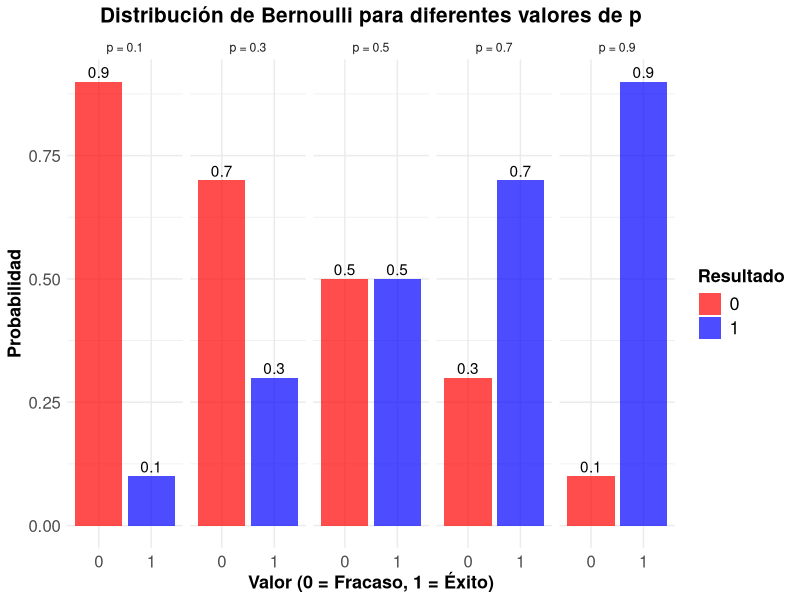
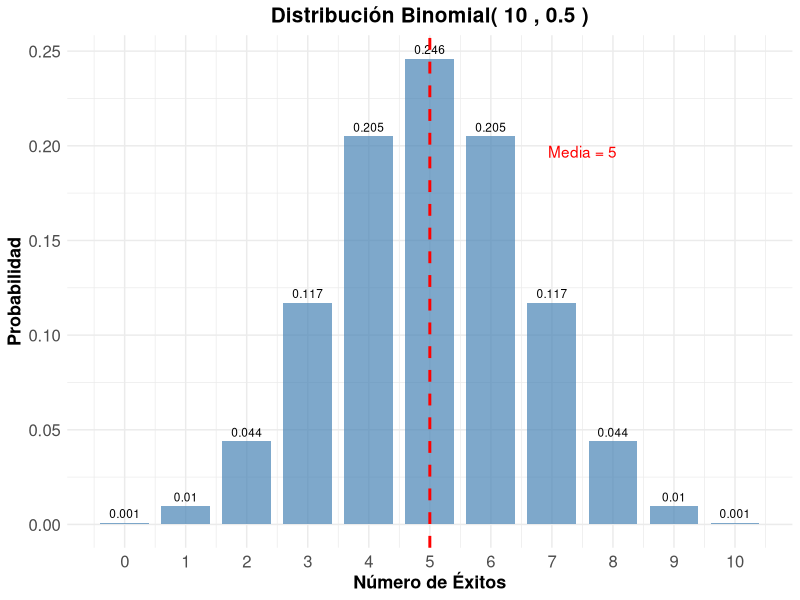
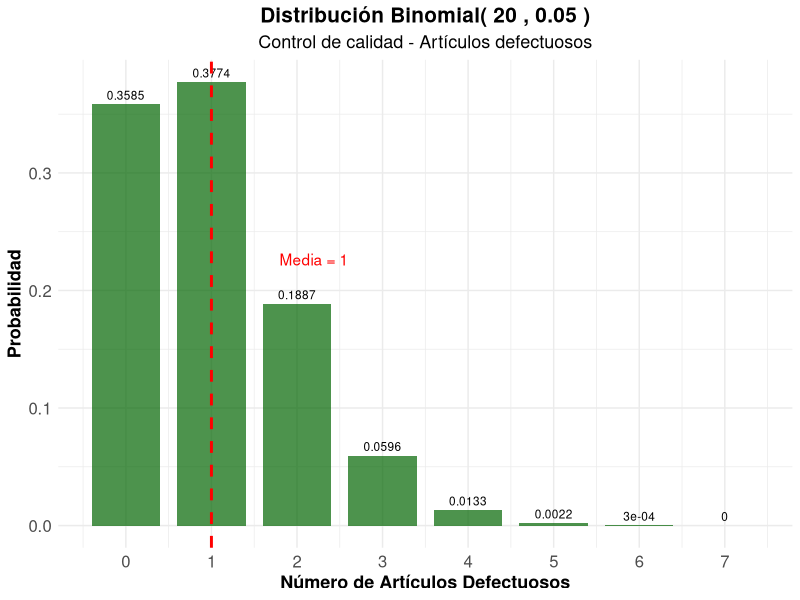
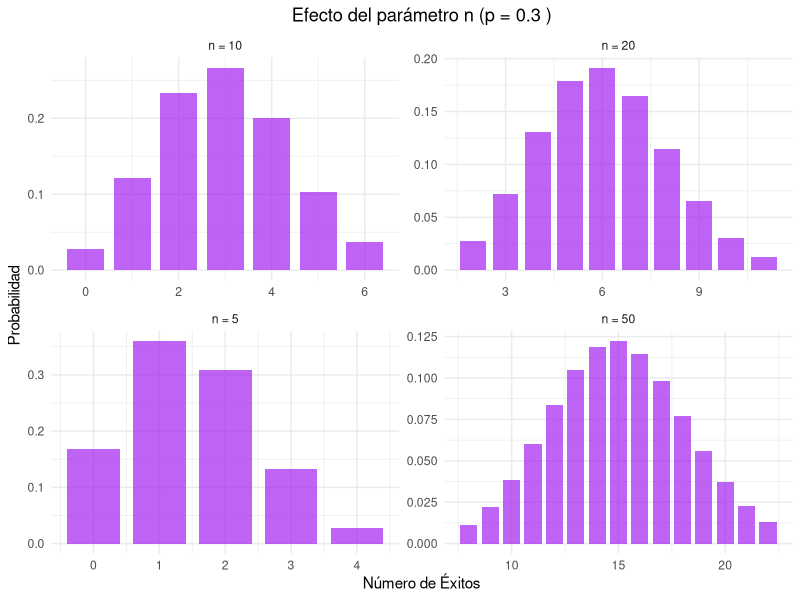
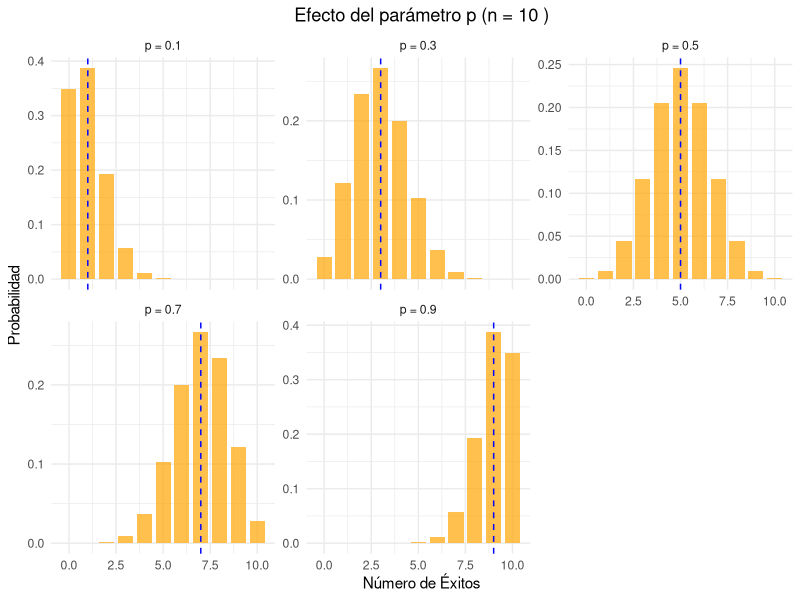
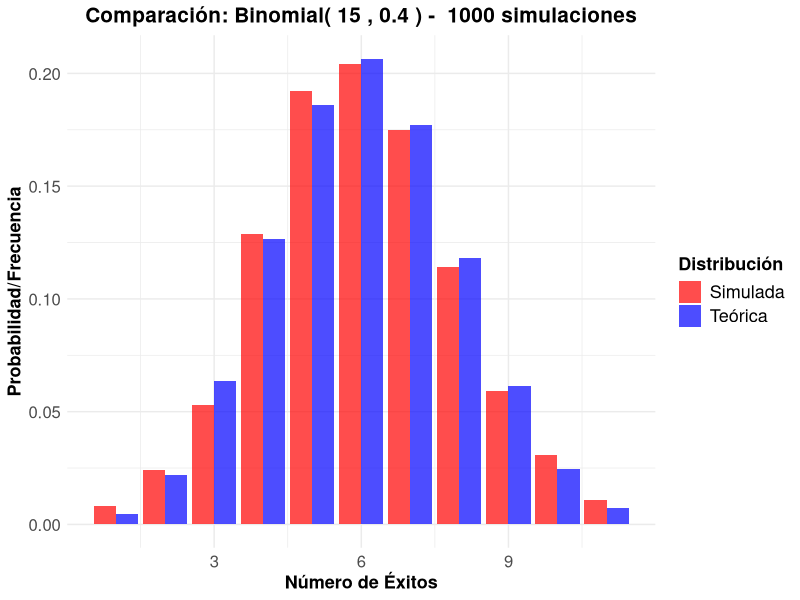
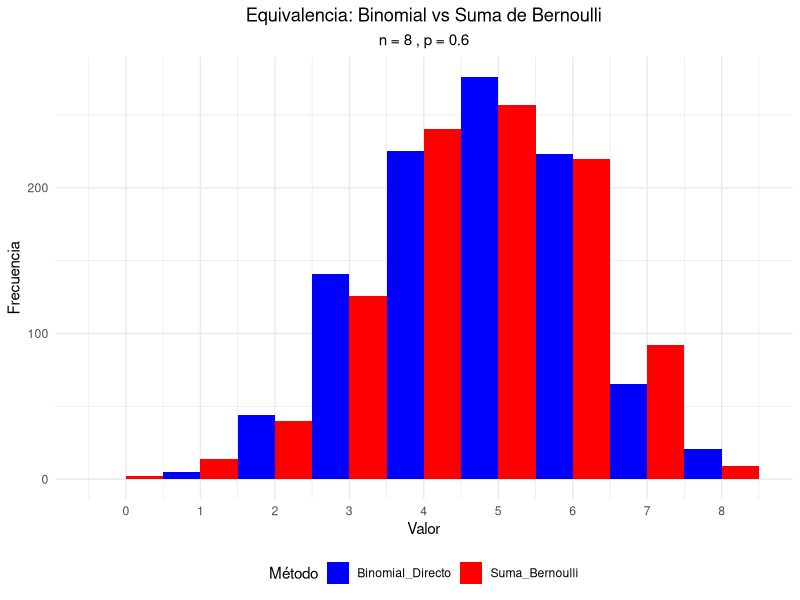
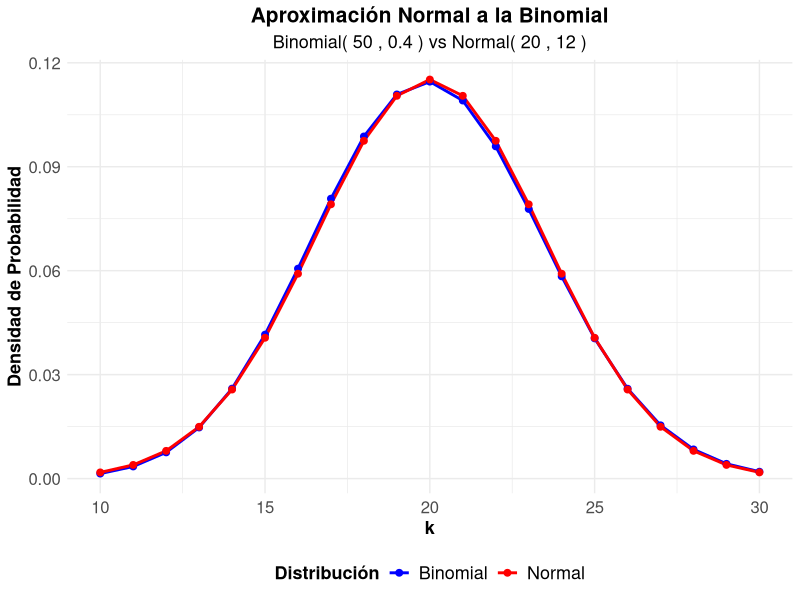

Write the R code that produced these figures, in order.
## ---- chunk 1
#| label: setup
#| include: false
library(tidyverse)
library(kableExtra)
library(gridExtra)
library(ggplot2)
## ---- chunk 2
#| label: moneda-bernoulli
#| code-fold: true
#| fig-align: center


# Moneda justa
p_moneda <- 0.5

# Crear tabla de probabilidades
bernoulli_moneda <- data.frame(
  Resultado = c("Sello (0)", "Cara (1)"),
  Valor = c(0, 1),
  Probabilidad = c(1-p_moneda, p_moneda)
)

kable(bernoulli_moneda, 
      caption = "Distribución Bernoulli - Moneda justa (p = 0.5)",
      align = "ccc") %>%
  kable_styling(bootstrap_options = "striped")

# Parámetros
media_moneda <- p_moneda
varianza_moneda <- p_moneda * (1 - p_moneda)
desv_std_moneda <- sqrt(varianza_moneda)

cat("Parámetros estadísticos:\n")
cat("Media:", media_moneda, "\n")
cat("Varianza:", varianza_moneda, "\n")
cat("Desviación estándar:", desv_std_moneda, "\n")
## ---- chunk 3
#| label: ejemplos-bernoulli-multiple
#| code-fold: true
#| fig-align: center


# Diferentes valores de p
p_values <- c(0.1, 0.3, 0.5, 0.7, 0.9)

# Crear data frame para visualización
bernoulli_data <- data.frame()
for(p in p_values) {
  temp_data <- data.frame(
    p = paste("p =", p),
    x = c(0, 1),
    probabilidad = c(1-p, p),
    media = p,
    varianza = p*(1-p)
  )
  bernoulli_data <- rbind(bernoulli_data, temp_data)
}

# Tabla de parámetros
param_bernoulli <- data.frame(
  p = p_values,
  Media = p_values,
  Varianza = p_values * (1 - p_values),
  Desv_Std = sqrt(p_values * (1 - p_values))
)

kable(param_bernoulli, 
      caption = "Parámetros de la distribución Bernoulli para diferentes valores de p",
      digits = 4,
      col.names = c("p", "Media", "Varianza", "Desv. Estándar")) %>%
  kable_styling(bootstrap_options = "striped")
## ---- chunk 4
#| label: grafico-bernoulli
#| code-fold: true
#| fig-align: center
#| fig-cap: "Distribución Bernoulli para diferentes valores de p"
ggplot(bernoulli_data, aes(x = factor(x), y = probabilidad, fill = factor(x))) +
  geom_col(alpha = 0.7) +
  geom_text(aes(label = round(probabilidad, 2)), vjust = -0.3) +
  facet_wrap(~p, ncol = 5) +
  scale_fill_manual(values = c("0" = "red", "1" = "blue")) +
  labs(title = "Distribución de Bernoulli para diferentes valores de p",
       x = "Valor (0 = Fracaso, 1 = Éxito)",
       y = "Probabilidad",
       fill = "Resultado") +
  theme_minimal() +
  theme(
    legend.title = element_text(size=13, face="bold"),
    legend.text = element_text(size=13),
    plot.title = element_text(size=15, face="bold", hjust = 0.5),
    plot.subtitle = element_text(size=13, hjust = 0.5),
    axis.text.x=element_text(size=12),
    axis.text.y=element_text(size=12),
    axis.title.x = element_text(face="bold", size=13),
    axis.title.y = element_text(face="bold", size=13)
    # panel.grid.major.y = element_line(color = "#ECF0F1", linewidth = 0.5,
    #   linetype = "dashed"),
    # panel.grid.minor.y = element_blank(),
    # panel.grid.major.x = element_blank(),
    # panel.background = element_rect(fill = "#FAFAFA", color = NA),
    # plot.background = element_rect(fill = "white", color = NA)
  )
## ---- chunk 5
#| label: binomial-monedas
#| code-fold: true
#| fig-align: center


# Parámetros
n_monedas <- 10
p_monedas <- 0.5

# Calcular probabilidades
k_values <- 0:n_monedas
prob_binomial <- dbinom(k_values, n_monedas, p_monedas)

# Crear data frame
binomial_monedas <- data.frame(
  Num_Caras = k_values,
  Probabilidad = prob_binomial
)

# Mostrar tabla
kable(binomial_monedas, 
      caption = paste("Distribución Binomial - 10 lanzamientos de moneda (n =", n_monedas, ", p =", p_monedas, ")"),
      digits = 4,
      col.names = c("Número de Caras", "Probabilidad")) %>%
  kable_styling(bootstrap_options = "striped")

# Parámetros estadísticos
media_monedas <- n_monedas * p_monedas
varianza_monedas <- n_monedas * p_monedas * (1 - p_monedas)
desv_std_monedas <- sqrt(varianza_monedas)

cat("\nParámetros estadísticos:\n")
cat("Media:", media_monedas, "\n")
cat("Varianza:", varianza_monedas, "\n")
cat("Desviación estándar:", round(desv_std_monedas, 4), "\n")
## ---- chunk 6
#| label: grafico-binomial-monedas
#| fig-cap: "Distribución Binomial - 10 lanzamientos de moneda"
#| code-fold: true
#| fig-align: center


ggplot(binomial_monedas, aes(x = Num_Caras, y = Probabilidad)) +
  geom_col(fill = "steelblue", alpha = 0.7, width = 0.8) +
  geom_text(aes(label = round(Probabilidad, 3)), vjust = -0.5, size = 3) +
  geom_vline(xintercept = media_monedas, color = "red", linetype = "dashed", linewidth = 1) +
  annotate("text", x = media_monedas + 2.5, y = max(prob_binomial) * 0.8, 
           label = paste("Media =", media_monedas), color = "red") +
  scale_x_continuous(breaks = k_values) +
  labs(title = paste("Distribución Binomial(", n_monedas, ",", p_monedas, ")"),
       x = "Número de Éxitos",
       y = "Probabilidad") +
  theme_minimal() +
  theme(
    legend.title = element_text(size=13, face="bold"),
    legend.text = element_text(size=13),
    plot.title = element_text(size=15, face="bold", hjust = 0.5),
    plot.subtitle = element_text(size=13, hjust = 0.5),
    axis.text.x=element_text(size=12),
    axis.text.y=element_text(size=12),
    axis.title.x = element_text(face="bold", size=13),
    axis.title.y = element_text(face="bold", size=13)
    # panel.grid.major.y = element_line(color = "#ECF0F1", linewidth = 0.5,
    #   linetype = "dashed"),
    # panel.grid.minor.y = element_blank(),
    # panel.grid.major.x = element_blank(),
    # panel.background = element_rect(fill = "#FAFAFA", color = NA),
    # plot.background = element_rect(fill = "white", color = NA)
  )
## ---- chunk 7
#| label: control-calidad
#| code-fold: true
#| fig-align: center


# Parámetros
n_articulos <- 20
p_defecto <- 0.05

# Probabilidades
k_defectos <- 0:n_articulos
prob_defectos <- dbinom(k_defectos, n_articulos, p_defecto)

# Crear data frame
calidad_data <- data.frame(
  Defectos = k_defectos,
  Probabilidad = prob_defectos
)

# Filtrar probabilidades significativas (> 0.001)
calidad_filtrada <- calidad_data[calidad_data$Probabilidad > 0.001, ]

kable(calidad_filtrada, 
      caption = paste("Distribución Binomial - Control de calidad (n =", n_articulos, ", p =", p_defecto, ")"),
      digits = 4,
      col.names = c("Número de Defectos", "Probabilidad")) %>%
  kable_styling(bootstrap_options = "striped")

# Parámetros estadísticos
media_defectos <- n_articulos * p_defecto
varianza_defectos <- n_articulos * p_defecto * (1 - p_defecto)
desv_std_defectos <- sqrt(varianza_defectos)

cat("Parámetros estadísticos:\n")
cat("Media:", media_defectos, "\n")
cat("Varianza:", round(varianza_defectos, 4), "\n")
cat("Desviación estándar:", round(desv_std_defectos, 4), "\n")

# Probabilidades importantes
prob_0_defectos <- dbinom(0, n_articulos, p_defecto)
prob_max_2_defectos <- pbinom(2, n_articulos, p_defecto)
prob_mas_3_defectos <- 1 - pbinom(3, n_articulos, p_defecto)

cat("\nProbabilidades de interés:\n")
cat("P(0 defectos):", round(prob_0_defectos, 4), "\n")
cat("P(≤ 2 defectos):", round(prob_max_2_defectos, 4), "\n")
cat("P(> 3 defectos):", round(prob_mas_3_defectos, 4), "\n")
## ---- chunk 8
#| label: grafico-calidad
#| code-fold: true
#| fig-align: center
#| fig-cap: "Distribución Binomial - Control de calidad"


ggplot(calidad_data[1:8, ], aes(x = Defectos, y = Probabilidad)) +
  geom_col(fill = "darkgreen", alpha = 0.7, width = 0.8) +
  geom_text(aes(label = round(Probabilidad, 4)), vjust = -0.5, size = 3) +
  geom_vline(xintercept = media_defectos, color = "red", linetype = "dashed", linewidth = 1) +
  annotate("text", x = media_defectos + 1.2, y = max(prob_defectos) * 0.6, 
           label = paste("Media =", media_defectos), color = "red") +
  scale_x_continuous(breaks = 0:7) +
  labs(title = paste("Distribución Binomial(", n_articulos, ",", p_defecto, ")"),
       subtitle = "Control de calidad - Artículos defectuosos",
       x = "Número de Artículos Defectuosos",
       y = "Probabilidad") +
  theme_minimal() +
  theme(
    legend.title = element_text(size=13, face="bold"),
    legend.text = element_text(size=13),
    plot.title = element_text(size=15, face="bold", hjust = 0.5),
    plot.subtitle = element_text(size=13, hjust = 0.5),
    axis.text.x=element_text(size=12),
    axis.text.y=element_text(size=12),
    axis.title.x = element_text(face="bold", size=13),
    axis.title.y = element_text(face="bold", size=13)
    # panel.grid.major.y = element_line(color = "#ECF0F1", linewidth = 0.5,
    #   linetype = "dashed"),
    # panel.grid.minor.y = element_blank(),
    # panel.grid.major.x = element_blank(),
    # panel.background = element_rect(fill = "#FAFAFA", color = NA),
    # plot.background = element_rect(fill = "white", color = NA)
  )
## ---- chunk 9
#| label: efecto-n
#| code-fold: true
#| fig-align: center

# Diferentes valores de n con p fijo
n_vals <- c(5, 10, 20, 50)
p_fijo <- 0.3

# Crear data frame para comparación
comp_n_data <- data.frame()
for(n in n_vals) {
  k_vals <- 0:n
  probs <- dbinom(k_vals, n, p_fijo)
  temp_data <- data.frame(
    n = paste("n =", n),
    k = k_vals,
    probabilidad = probs,
    media = n * p_fijo,
    varianza = n * p_fijo * (1 - p_fijo)
  )
  comp_n_data <- rbind(comp_n_data, temp_data)
}

# Filtrar para visualización (solo valores con probabilidad > 0.01)
comp_n_filtered <- comp_n_data[comp_n_data$probabilidad > 0.01, ]

ggplot(comp_n_filtered, aes(x = k, y = probabilidad)) +
  geom_col(fill = "purple", alpha = 0.7, width = 0.8) +
  facet_wrap(~n, scales = "free") +
  labs(title = paste("Efecto del parámetro n (p =", p_fijo, ")"),
       x = "Número de Éxitos",
       y = "Probabilidad") +
  theme_minimal() +
  theme(plot.title = element_text(hjust = 0.5))
## ---- chunk 10
#| label: efecto-p
#| code-fold: true
#| fig-align: center 
#| fig-cap: "Efecto del parámetro p en la distribución binomial"
# Diferentes valores de p con n fijo
p_vals <- c(0.1, 0.3, 0.5, 0.7, 0.9)
n_fijo <- 10

# Crear data frame para comparación
comp_p_data <- data.frame()
for(p in p_vals) {
  k_vals <- 0:n_fijo
  probs <- dbinom(k_vals, n_fijo, p)
  temp_data <- data.frame(
    p = paste("p =", p),
    k = k_vals,
    probabilidad = probs,
    media = n_fijo * p,
    varianza = n_fijo * p * (1 - p)
  )
  comp_p_data <- rbind(comp_p_data, temp_data)
}

ggplot(comp_p_data, aes(x = k, y = probabilidad)) +
  geom_col(fill = "orange", alpha = 0.7, width = 0.8) +
  geom_vline(aes(xintercept = media), color = "blue", linetype = "dashed") +
  facet_wrap(~p, scales = "free_y") +
  labs(title = paste("Efecto del parámetro p (n =", n_fijo, ")"),
       x = "Número de Éxitos",
       y = "Probabilidad") +
  theme_minimal() +
  theme(plot.title = element_text(hjust = 0.5))
## ---- chunk 11
#| label: simulacion-binomial
#| code-fold: true

n_trials <- 15
p_sim_bin <- 0.4
n_sim_bin <- 1000

# Generar datos
datos_binomial <- rbinom(n_sim_bin, n_trials, p_sim_bin)

# Calcular estadísticas observadas
media_obs_bin <- mean(datos_binomial)
var_obs_bin <- var(datos_binomial)

# Valores teóricos
media_teo_bin <- n_trials * p_sim_bin
var_teo_bin <- n_trials * p_sim_bin * (1 - p_sim_bin)

cat("Media teórica:", media_teo_bin, "| Media observada:", round(media_obs_bin, 4), "\n")
cat("Varianza teórica:", var_teo_bin, "| Varianza observada:", round(var_obs_bin, 4), "\n")

# Comparar distribuciones
freq_obs_bin <- table(datos_binomial) / n_sim_bin
k_sim <- as.numeric(names(freq_obs_bin))
freq_teo_bin <- dbinom(k_sim, n_trials, p_sim_bin)

comparacion_bin <- data.frame(
  k = k_sim,
  Freq_Observada = as.numeric(freq_obs_bin),
  Prob_Teorica = freq_teo_bin
)

kable(head(comparacion_bin, 10), 
      caption = "Comparación frecuencias observadas vs probabilidades teóricas",
      digits = 4,
      col.names = c("k", "Freq. Observada", "Prob. Teórica")) %>%
  kable_styling(bootstrap_options = "striped")
## ---- chunk 12
#| label: grafico-comparacion-sim
#| code-fold: true
#| fig-align: center
#| fig-cap: "Comparación entre distribución teórica y simulada"
library(tidyr)

# Preparar datos para visualización
comp_sim_long <- comparacion_bin %>%
  pivot_longer(cols = c(Freq_Observada, Prob_Teorica),
               names_to = "Tipo",
               values_to = "Probabilidad") %>%
  mutate(Tipo = case_when(
    Tipo == "Freq_Observada" ~ "Simulada",
    Tipo == "Prob_Teorica" ~ "Teórica"
  ))

ggplot(comp_sim_long, aes(x = k, y = Probabilidad, fill = Tipo)) +
  geom_col(position = "dodge", alpha = 0.7) +
  scale_fill_manual(values = c("Teórica" = "blue", "Simulada" = "red")) +
  labs(title = paste("Comparación: Binomial(", n_trials, ",", p_sim_bin, ") - ", n_sim_bin, "simulaciones"),
       x = "Número de Éxitos",
       y = "Probabilidad/Frecuencia",
       fill = "Distribución") +
  theme_minimal() +
  theme(
    legend.title = element_text(size=13, face="bold"),
    legend.text = element_text(size=13),
    plot.title = element_text(size=15, face="bold", hjust = 0.5),
    plot.subtitle = element_text(size=13, hjust = 0.5),
    axis.text.x=element_text(size=12),
    axis.text.y=element_text(size=12),
    axis.title.x = element_text(face="bold", size=13),
    axis.title.y = element_text(face="bold", size=13)
    # panel.grid.major.y = element_line(color = "#ECF0F1", linewidth = 0.5,
    #   linetype = "dashed"),
    # panel.grid.minor.y = element_blank(),
    # panel.grid.major.x = element_blank(),
    # panel.background = element_rect(fill = "#FAFAFA", color = NA),
    # plot.background = element_rect(fill = "white", color = NA)
  )
## ---- chunk 13
#| label: relacion-bernoulli-binomial
#| code-fold: true
#| fig-align: center

n_exp <- 8
p_exp <- 0.6
n_sim_rel <- 1000

# Método 1: Generar directamente de Binomial
binomial_directo <- rbinom(n_sim_rel, n_exp, p_exp)

# Método 2: Sumar n variables Bernoulli independientes
suma_bernoulli <- replicate(n_sim_rel, {
  bernoulli_vars <- rbinom(n_exp, 1, p_exp)
  sum(bernoulli_vars)
})

# Comparar distribuciones
comparacion_relacion <- data.frame(
  Binomial_Directo = binomial_directo,
  Suma_Bernoulli = suma_bernoulli
)

# Visualización comparativa
comp_rel_long <- comparacion_relacion %>%
  mutate(id = row_number()) %>%
  pivot_longer(cols = c(Binomial_Directo, Suma_Bernoulli),
               names_to = "Metodo",
               values_to = "Valor")

ggplot(comp_rel_long, aes(x = Valor, fill = Metodo)) +
  geom_histogram(position = "dodge", center = min(comp_rel_long$Valor), binwidth=1) + 
  scale_fill_manual(values = c("Binomial_Directo" = "blue", "Suma_Bernoulli" = "red")) +
  scale_x_continuous(breaks = 0:(n_exp)) +
  labs(title = "Equivalencia: Binomial vs Suma de Bernoulli",
       subtitle = paste("n =", n_exp, ", p =", p_exp),
       x = "Valor",
       y = "Frecuencia",
       fill = "Método") +
  theme_minimal() +
  theme(plot.title = element_text(hjust = 0.5),
        plot.subtitle = element_text(hjust = 0.5),
        legend.position = "bottom")
## ---- chunk 14
#| label: aproximacion-normal
#| code-fold: true
#| fig-align: center


# Parámetros para aproximación normal
n_aprox <- 50
p_aprox <- 0.4

# Verificar condiciones
condicion1 <- n_aprox * p_aprox >= 5
condicion2 <- n_aprox * (1 - p_aprox) >= 5

cat("Condiciones para aproximación normal:\n")
cat("np =", n_aprox * p_aprox, "≥ 5:", condicion1, "\n")
cat("n(1-p) =", n_aprox * (1-p_aprox), "≥ 5:", condicion2, "\n")

if(condicion1 & condicion2) {
  # Calcular probabilidades exactas y aproximadas
  k_aprox <- 0:n_aprox
  prob_exacta <- dbinom(k_aprox, n_aprox, p_aprox)
  
  # Aproximación normal (con corrección de continuidad)
  media_normal <- n_aprox * p_aprox
  var_normal <- n_aprox * p_aprox * (1 - p_aprox)
  sd_normal <- sqrt(var_normal)
  
  # Crear data frame para comparación
  aprox_data <- data.frame(
    k = k_aprox,
    Binomial = prob_exacta,
    Normal = dnorm(k_aprox, media_normal, sd_normal)
  )
  
  # Filtrar valores significativos
  aprox_filtered <- aprox_data[aprox_data$Binomial > 0.001, ]
  
  # Visualización
  aprox_long <- aprox_filtered %>%
    pivot_longer(cols = c(Binomial, Normal),
                 names_to = "Distribucion",
                 values_to = "Densidad")
  
  ggplot(aprox_long, aes(x = k, y = Densidad, color = Distribucion)) +
    geom_line(linewidth = 1) +
    geom_point(size = 2) +
    scale_color_manual(values = c("Binomial" = "blue", "Normal" = "red")) +
    labs(title = "Aproximación Normal a la Binomial",
         subtitle = paste("Binomial(", n_aprox, ",", p_aprox, ") vs Normal(", media_normal, ",", round(sd_normal^2, 2), ")"),
         x = "k",
         y = "Densidad de Probabilidad",
         color = "Distribución") +
    theme_minimal() +
  theme(
    legend.title = element_text(size=13, face="bold"),
    legend.text = element_text(size=13),
    legend.position = "bottom",
    plot.title = element_text(size=15, face="bold", hjust = 0.5),
    plot.subtitle = element_text(size=13, hjust = 0.5),
    axis.text.x=element_text(size=12),
    axis.text.y=element_text(size=12),
    axis.title.x = element_text(face="bold", size=13),
    axis.title.y = element_text(face="bold", size=13)
    # panel.grid.major.y = element_line(color = "#ECF0F1", linewidth = 0.5,
    #   linetype = "dashed"),
    # panel.grid.minor.y = element_blank(),
    # panel.grid.major.x = element_blank(),
    # panel.background = element_rect(fill = "#FAFAFA", color = NA),
    # plot.background = element_rect(fill = "white", color = NA)
  )
}
## ---- chunk 15
#| label: aplicacion-medicina
#| code-fold: true
#| fig-align: center


# Parámetros
n_pacientes <- 25
p_cura <- 0.8

# Preguntas de interés
# 1. ¿Cuál es la probabilidad de que exactamente 20 pacientes se curen?
prob_20_curas <- dbinom(20, n_pacientes, p_cura)

# 2. ¿Cuál es la probabilidad de que al menos 22 pacientes se curen?
prob_min_22 <- 1 - pbinom(21, n_pacientes, p_cura)

# 3. ¿Cuál es la probabilidad de que entre 18 y 22 pacientes se curen?
prob_18_22 <- pbinom(22, n_pacientes, p_cura) - pbinom(17, n_pacientes, p_cura)

# Parámetros estadísticos
media_curas <- n_pacientes * p_cura
varianza_curas <- n_pacientes * p_cura * (1 - p_cura)
desv_std_curas <- sqrt(varianza_curas)

cat("Aplicación Médica - Efectividad del tratamiento:\n")
cat("Parámetros: n =", n_pacientes, ", p =", p_cura, "\n\n")
cat("Estadísticas esperadas:\n")
cat("Número esperado de curas:", media_curas, "\n")
cat("Varianza:", varianza_curas, "\n")
cat("Desviación estándar:", round(desv_std_curas, 4), "\n\n")
cat("Probabilidades de interés:\n")
cat("P(exactamente 20 curas):", round(prob_20_curas, 4), "\n")
cat("P(al menos 22 curas):", round(prob_min_22, 4), "\n")
cat("P(entre 18 y 22 curas):", round(prob_18_22, 4), "\n")

# Visualización
k_medicina <- 0:n_pacientes
prob_medicina <- dbinom(k_medicina, n_pacientes, p_cura)
medicina_data <- data.frame(k = k_medicina, probabilidad = prob_medicina)

ggplot(medicina_data, aes(x = k, y = probabilidad)) +
  geom_col(fill = "darkblue", alpha = 0.7, width = 0.8) +
  geom_vline(xintercept = media_curas, color = "red", linetype = "dashed", size = 1) +
  geom_vline(xintercept = c(18, 22), color = "orange", linetype = "dotted", size = 1) +
  annotate("text", x = media_curas + 1.5, y = max(prob_medicina) * 0.8, 
           label = paste("E(X) =", media_curas), color = "red") +
  annotate("rect", xmin = 18, xmax = 22, ymin = 0, ymax = Inf, 
           alpha = 0.2, fill = "orange") +
  labs(title = "Distribución del Número de Pacientes Curados",
       subtitle = paste("Binomial(", n_pacientes, ",", p_cura, ")"),
       x = "Número de Pacientes Curados",
       y = "Probabilidad") +
  theme_minimal() +
  theme(
    legend.title = element_text(size=13, face="bold"),
    legend.text = element_text(size=13),
    plot.title = element_text(size=15, face="bold", hjust = 0.5),
    plot.subtitle = element_text(size=13, hjust = 0.5),
    axis.text.x=element_text(size=12),
    axis.text.y=element_text(size=12),
    axis.title.x = element_text(face="bold", size=13),
    axis.title.y = element_text(face="bold", size=13)
    # panel.grid.major.y = element_line(color = "#ECF0F1", linewidth = 0.5,
    #   linetype = "dashed"),
    # panel.grid.minor.y = element_blank(),
    # panel.grid.major.x = element_blank(),
    # panel.background = element_rect(fill = "#FAFAFA", color = NA),
    # plot.background = element_rect(fill = "white", color = NA)
  )
## ---- chunk 16
#Parámetro
p <-0.02
#a)Probabilidad de pieza no defectuosa
prob_no_defectuosa <- 1 - p
prob_no_defectuosa
#b)media y varianza 
media <- p
varianza <- p* (1-p)
media
varianza
#c) probabilidad de 2 defectuosas en 10 pzs
prob_2_defectuosas <- dbinom(x = 2, size = 10, prob = p)
prob_2_defectuosas
## ---- chunk 17
#datos
p <-1/4 
q <-1-p 
#A) Modelo bernoulli
cat("Modelo: X ~ Bernoulli(0.25)\n")
#B) Probabilidad de acertar
prob_acertar<- p
cat("Probabilidad de acertar:",prob_acertar, "\n")
cat("Porcentaje de acierto:",prob_acertar*100, "%\n\n")
#C) Parámetros estadisticos
media <-p
varianza <- p*q
desviacion <- sqrt(varianza)

cat("PARAMETROS ESTADISTICOS\n")
cat("Media:", media, "\n")
cat("Varianza:", varianza, "\n")
cat("Desviacion estandar:", desviacion, "\n")

## ---- chunk 18
#Datos
n <- 15
p <- 0.5
q <- 1 - p
#Modelo binomial
cat("Modelo: X ~ Binomial(15, 0.5)\n\n")

#A)Probabilidad de 8 caras
prob_8 <- dbinom(8, size = n, prob = p)
cat("a) Probabilidad de exactamente 8 caras:\n")
cat(prob_8, "\n")
cat("Porcentaje:", prob_8 * 100, "%\n\n")

#B)Probabilidad 12 cartas
prob_12 <- pbinom(11, size = n, prob = p,
                  lower.tail = FALSE)
cat("b) Probabilidad de al menos 12 caras:\n")
cat(prob_12, "\n")
cat("Porcentaje:", prob_12 * 100, "%\n\n")

#C) Media y Desviación estandar (DS)
media <- n * p
varianza <- n * p * q
desviacion <- sqrt(varianza)

cat("c) Parametros estadisticos:\n")
cat("Media:", media, "\n")
cat("Varianza:", varianza, "\n")
cat("Desviacion estandar:", desviacion, "\n")

## ---- chunk 19
#Datos
n <- 20
p <- 0.85
q <- 1 - p
#Modelo binomial
cat("Modelo: X ~ Binomial(20, 0.85)\n\n")

#A)Probabilidad de 18 pacientes curados
prob_18 <- dbinom(18, size = n, prob = p)
cat("a) Probabilidad de exactamente 18 pacientes:\n")
cat(prob_18, "\n")
cat("Porcentaje:", prob_18 * 100, "%\n\n")

#B) Probabilidad entre 15 y 19 pacientes
prob_15_19 <- pbinom(19, size = n, prob = p) -
              pbinom(14, size = n, prob = p)

cat("b) Probabilidad de entre 15 y 19 pacientes:\n")
cat(prob_15_19, "\n")
cat("Porcentaje:", prob_15_19 * 100, "%\n\n")

#C) Número esperado de pacientes curados
media <- n * p

cat("c) Numero esperado de pacientes curados:\n")
cat(media, "pacientes\n")

## ---- chunk 20

# 1. Definir parametros
n <- 5
m <- 7
p <- 0.4

# Numero de simulaciones
N <- 100000

# 2. Simular las variables aleatorias
set.seed(123)

X <- rbinom(N, size = n, prob = p)
Y <- rbinom(N, size = m, prob = p)

# 3. Sumar las variables
S <- X + Y

# 4. Simular directamente una binomial
Z <- rbinom(N, size = n + m, prob = p)

# 5. Calcular las medias
cat("Media de X:", mean(X), "\n")
cat("Media de Y:", mean(Y), "\n")
cat("Media de X + Y:", mean(S), "\n")
cat("Media de Z:", mean(Z), "\n\n")

# 6. Comparar las probabilidades
valores <- 0:(n + m)
comparacion <- data.frame( Valores = valores, Suma_XY = as.numeric(prop.table(table(factor(S, levels = valores)) )), Binomial = dbinom(valores, size = n + m, prob = p))
print(comparacion)

# 7. Representacion grafica
barplot(rbind(comparacion$Suma_XY, comparacion$Binomial),beside = TRUE, names.arg = valores, col = c("purple", "pink"),main = "Verificacion del teorema binomial", xlab = "Numero de exitos", ylab = "Probabilidad",legend.text = c("Suma X + Y", "Binomial (n+m, p)"))
